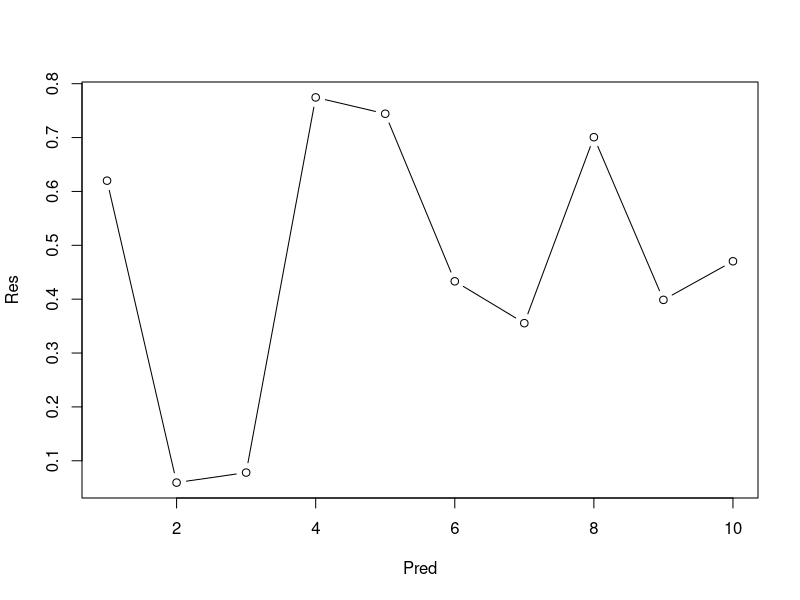

The R source for this figure:
## ---- chunk 1
knitr::kable(head(iris, 10))
## ---- chunk 2
# Use comments extensively in ALL of your coding!
Pred <- seq(1,10)     # make a vector of integers from 1 to 10
Res <- runif(10)      # generate 10 draws from a random uniform (0,1) distribution

# print the random numbers
print(Res)

# plot the graph
plot(x=Pred,y=Res,type="b")
